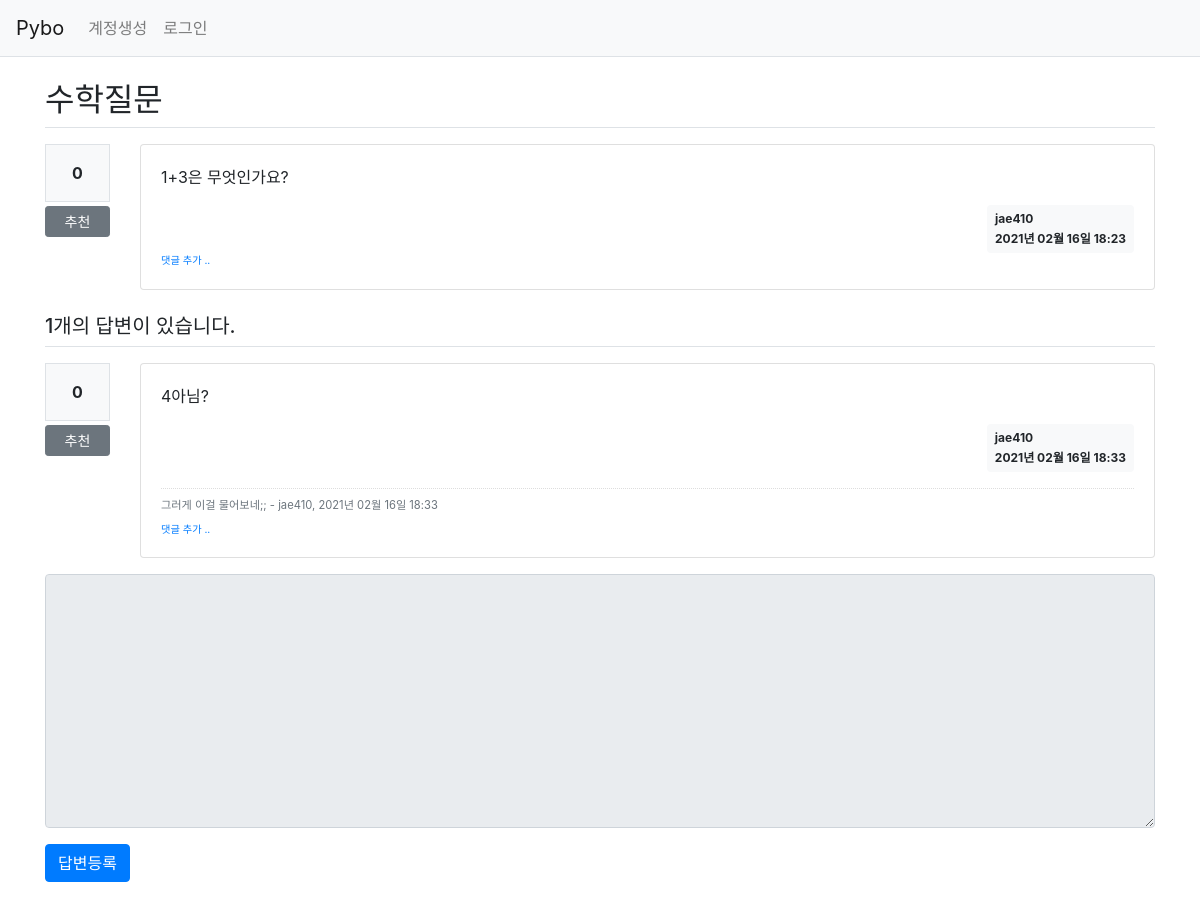
Page /question/detail/306/ on the committed database.
### pybo/models.py (models this page shows)
class Question(db.Model):
    id = db.Column(db.Integer, primary_key=True)
    subject = db.Column(db.String(200), nullable=False)
    content = db.Column(db.Text(), nullable=False)
    create_date = db.Column(db.DateTime(), nullable=False)
    user_id = db.Column(db.Integer, db.ForeignKey('user.id', ondelete='CASCADE'), nullable=False)
    user = db.relationship('User', backref=db.backref('quesrion_set'))
    modify_date = db.Column(db.DateTime(), nullable=True)
    voter = db.relationship('User', secondary=question_voter, backref=db.backref('question_voter_set'))

class User(db.Model):
    id = db.Column(db.Integer, primary_key=True)
    username = db.Column(db.String(150), unique=True, nullable=False)
    password = db.Column(db.String(200), nullable=False)
    email = db.Column(db.String(120), unique=True, nullable=False)

class Answer(db.Model):
    id = db.Column(db.Integer, primary_key=True)
    question_id = db.Column(db.Integer, db.ForeignKey('question.id', ondelete='CASCADE'))
    question = db.relationship('Question', backref=db.backref('answer_set'))
    content = db.Column(db.Text(), nullable=False)
    create_date = db.Column(db.DateTime(), nullable=False)
    user_id = db.Column(db.Integer, db.ForeignKey('user.id', ondelete='CASCADE'), nullable=False)
    user = db.relationship('User', backref=db.backref('answer_set'))
    modify_date = db.Column(db.DateTime(), nullable=True)
    voter = db.relationship('User', secondary=answer_voter, backref=db.backref('answer_voter_set'))

class Comment(db.Model):
    id = db.Column(db.Integer, primary_key=True)
    user_id = db.Column(db.Integer, db.ForeignKey('user.id', ondelete='CASCADE'), nullable=False)
    user = db.relationship('User', backref=db.backref('comment_set'))
    content = db.Column(db.Text(), nullable=False)
    create_date = db.Column(db.DateTime(), nullable=False)
    modify_date = db.Column(db.DateTime())
    question_id = db.Column(db.Integer, db.ForeignKey('question.id', ondelete='CASCADE'), nullable=True)
    question = db.relationship('Question', backref=db.backref('comment_set'))
    answer_id = db.Column(db.Integer, db.ForeignKey('answer.id', ondelete='CASCADE'), nullable=True)
    answer = db.relationship('Answer', backref=db.backref('comment_set'))

### pybo/views/question_views.py (the view)
@bp.route('/detail/<int:question_id>/')
def detail(question_id):
    form = AnswerForm()
    question = Question.query.get_or_404(question_id)
    return render_template('question/question_detail.html', question=question, form=form)

### pybo/forms.py
class AnswerForm(FlaskForm):
    content = TextAreaField('내용', validators=[DataRequired('내용은 필수입력 항목입니다.')])

### pybo/filter.py (called while the page is built)
def format_datetime(value, fmt='%Y년 %m월 %d일 %H:%M'):
    return value.strftime(fmt)

### pybo/views/auth_views.py (called while the page is built)
@bp.before_app_request
def load_logged_in_user():
    user_id = session.get('user_id')
    if user_id is None:
        g.user = None
    else:
        g.user = User.query.get(user_id)

### pybo/templates/question/question_detail.html (shortened to what this page needs)
<link rel="stylesheet" href="{{ url_for('static', filename='bootstrap.min.css') }}">
{% extends 'base.html' %}
{% block content %}
<div class="container my-3">
    <h2 class="border-bottom py-2">{{ question.subject }}</h2>
    <div class="row my-3">
        <div class="col-1">
            <div class="bg-light text-center p-3 border font-weight-bolder mb-1">{{ question.voter|length }}</div>
            <a href="#" data-uri="{{ url_for('vote.question', question_id=question.id) }}"
               class="recommend btn btn-sm btn-secondary btn-block my-1">추천</a>
        </div>
        <div class="col-11">
            <div class="card">
                <div class="card-body">
                    <div class="card-text">{{ question.content|markdown }}</div>
                    <div class="d-flex justify-content-end">
                        <div class="badge badge-light p-2 text-left">
                            <div class="mb-2">{{ question.user.username }}</div>
                            <div>{{ question.create_date|datetime }}</div>
                        </div>
                    </div>
                    <div>
                        <a href="{{ url_for('comment.create_question', question_id=question.id) }}"
                           class="small"><small>댓글 추가 ..</small></a>
                    </div>
                </div>
            </div>
        </div>
    </div>
    <h5 class="border-bottom my-3 py-2">{{ question.answer_set|length }}개의 답변이 있습니다.</h5>
    {% for answer in question.answer_set %}
    <div class="row my-3">
        <div class="col-1">
            <div class="bg-light text-center p-3 border font-weight-bolder mb-1">{{ answer.voter|length }}</div>
            <a href="#" data-uri="{{ url_for('vote.answer', answer_id=answer.id) }}"
                class="recommend btn btn-sm btn-secondary btn-block my-1">추천</a>
        </div>
        <div class="col-11">
            <div class="card">
                <div class="card-body">
                    <div class="card-text">{{ answer.content|markdown }}</div>
                    <div class="d-flex justify-content-end">
                        <div class="badge badge-light p-2 text-left">
                            <div class="mb-2">{{ answer.user.username }}</div>
                            <div>{{ answer.create_date|datetime }}</div>
                        </div>
                    </div>
                    {% if answer.comment_set|length > 0 %}
                    <div class="mt-3">
                    {% for comment in answer.comment_set %}
                        <div class="comment py-2 text-muted">
                            <span style="white-space: pre-line;">{{ comment.content }}</span>
                            <span>
                                - {{ comment.user.username }}, {{ comment.create_date|datetime }}
                            </span>
                        </div>
                    {% endfor %}
                    </div>
                    {% endif %}
                    <div>
                        <a href="{{ url_for('comment.create_answer', answer_id=answer.id) }}"
                           class="small"><small>댓글 추가 ..</small></a>
                    </div>
                </div>
            </div>
        </div>
    </div>
    {% endfor %}
    <form action="{{ url_for('answer.create', question_id=question.id) }}" method="post" class="my-3">
        <div class="form-group">
            <textarea {% if not g.user %}disabled{% endif %}
                      name="content" id="content" class="form-control" rows="10"></textarea>
        </div>
        <input type="submit" value="답변등록" class="btn btn-primary">
    </form>
</div>
{% endblock %}

### pybo/static/style.css (style rules this page uses)
.comment { border-top:dotted 1px #ddd; font-size:0.7em; }

### rows in the picture
Question: subject "수학질문", content "1+3은 무엇인가요?", create_date "2021년 02월 16일 18:23"
User: user.username "jae410"
Answer: voter|length "0", content "4아님?", user.username "jae410", create_date "2021년 02월 16일 18:33"
Comment: content "그러게 이걸 물어보네;;", user.username "jae410", create_date "2021년 02월 16일 18:33"

### other values in the picture
{{ question.voter|length }} "0"
{{ question.answer_set|length }} "1"
